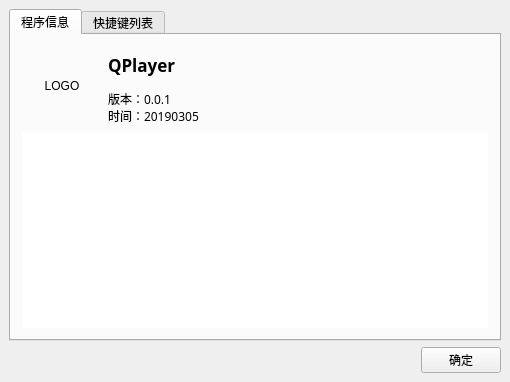
<?xml version="1.0" encoding="UTF-8"?>
<ui version="4.0">
 <class>About</class>
 <widget class="QWidget" name="About">
  <property name="geometry">
   <rect>
    <x>0</x>
    <y>0</y>
    <width>510</width>
    <height>382</height>
   </rect>
  </property>
  <property name="font">
   <font>
    <pointsize>9</pointsize>
   </font>
  </property>
  <property name="windowTitle">
   <string>PlayerDemo 关于</string>
  </property>
  <property name="windowIcon">
   <iconset resource="QPlay.qrc">
    <normaloff>:/Resources/Player.ico</normaloff>:/Resources/Player.ico</iconset>
  </property>
  <layout class="QGridLayout" name="gridLayout">
   <property name="leftMargin">
    <number>9</number>
   </property>
   <property name="topMargin">
    <number>9</number>
   </property>
   <property name="rightMargin">
    <number>9</number>
   </property>
   <property name="bottomMargin">
    <number>9</number>
   </property>
   <property name="spacing">
    <number>6</number>
   </property>
   <item row="0" column="0" colspan="2">
    <widget class="QTabWidget" name="tabWidget">
     <property name="currentIndex">
      <number>0</number>
     </property>
     <widget class="QWidget" name="tab">
      <attribute name="title">
       <string>程序信息</string>
      </attribute>
      <layout class="QGridLayout" name="gridLayout_4">
       <item row="0" column="0">
        <layout class="QVBoxLayout" name="verticalLayout">
         <item>
          <layout class="QHBoxLayout" name="horizontalLayout">
           <item>
            <widget class="QLabel" name="LogoLabel">
             <property name="minimumSize">
              <size>
               <width>80</width>
               <height>80</height>
              </size>
             </property>
             <property name="maximumSize">
              <size>
               <width>80</width>
               <height>80</height>
              </size>
             </property>
             <property name="text">
              <string>LOGO</string>
             </property>
             <property name="alignment">
              <set>Qt::AlignCenter</set>
             </property>
            </widget>
           </item>
           <item>
            <layout class="QGridLayout" name="gridLayout_2">
             <item row="0" column="0">
              <widget class="QLabel" name="label_2">
               <property name="font">
                <font>
                 <family>微软雅黑</family>
                 <pointsize>13</pointsize>
                 <weight>75</weight>
                 <bold>true</bold>
                </font>
               </property>
               <property name="text">
                <string>QPlayer</string>
               </property>
              </widget>
             </item>
             <item row="1" column="0">
              <widget class="QLabel" name="VersionLabel">
               <property name="font">
                <font>
                 <family>微软雅黑</family>
                </font>
               </property>
               <property name="text">
                <string>版本：0.0.1
时间：20190305</string>
               </property>
              </widget>
             </item>
            </layout>
           </item>
          </layout>
         </item>
         <item>
          <widget class="QTextBrowser" name="textBrowser_2">
           <property name="font">
            <font>
             <family>微软雅黑</family>
            </font>
           </property>
           <property name="frameShape">
            <enum>QFrame::NoFrame</enum>
           </property>
           <property name="html">
            <string>&lt;!DOCTYPE HTML PUBLIC &quot;-//W3C//DTD HTML 4.0//EN&quot; &quot;http://www.w3.org/TR/REC-html40/strict.dtd&quot;&gt;
&lt;html&gt;&lt;head&gt;&lt;meta name=&quot;qrichtext&quot; content=&quot;1&quot; /&gt;&lt;style type=&quot;text/css&quot;&gt;
p, li { white-space: pre-wrap; }
&lt;/style&gt;&lt;/head&gt;&lt;body style=&quot; font-family:'微软雅黑'; font-size:9pt; font-weight:400; font-style:normal;&quot;&gt;
&lt;p style=&quot;-qt-paragraph-type:empty; margin-top:0px; margin-bottom:0px; margin-left:0px; margin-right:0px; -qt-block-indent:0; text-indent:0px; font-family:'SimSun';&quot;&gt;&lt;br /&gt;&lt;/p&gt;&lt;/body&gt;&lt;/html&gt;</string>
           </property>
           <property name="openExternalLinks">
            <bool>true</bool>
           </property>
          </widget>
         </item>
        </layout>
       </item>
      </layout>
     </widget>
     <widget class="QWidget" name="tab_2">
      <attribute name="title">
       <string>快捷键列表</string>
      </attribute>
      <layout class="QGridLayout" name="gridLayout_3">
       <item row="0" column="0">
        <widget class="QTextBrowser" name="textBrowser">
         <property name="frameShape">
          <enum>QFrame::NoFrame</enum>
         </property>
         <property name="html">
          <string>&lt;!DOCTYPE HTML PUBLIC &quot;-//W3C//DTD HTML 4.0//EN&quot; &quot;http://www.w3.org/TR/REC-html40/strict.dtd&quot;&gt;
&lt;html&gt;&lt;head&gt;&lt;meta name=&quot;qrichtext&quot; content=&quot;1&quot; /&gt;&lt;style type=&quot;text/css&quot;&gt;
p, li { white-space: pre-wrap; }
&lt;/style&gt;&lt;/head&gt;&lt;body style=&quot; font-family:'SimSun'; font-size:9pt; font-weight:400; font-style:normal;&quot;&gt;
&lt;p style=&quot;-qt-paragraph-type:empty; margin-top:0px; margin-bottom:0px; margin-left:0px; margin-right:0px; -qt-block-indent:0; text-indent:0px;&quot;&gt;&lt;br /&gt;&lt;/p&gt;&lt;/body&gt;&lt;/html&gt;</string>
         </property>
        </widget>
       </item>
      </layout>
     </widget>
    </widget>
   </item>
   <item row="1" column="1" alignment="Qt::AlignRight">
    <widget class="QPushButton" name="ClosePushButton">
     <property name="layoutDirection">
      <enum>Qt::LeftToRight</enum>
     </property>
     <property name="text">
      <string>确定</string>
     </property>
     <property name="autoDefault">
      <bool>false</bool>
     </property>
    </widget>
   </item>
  </layout>
 </widget>
 <layoutdefault spacing="6" margin="11"/>
 <resources>
  <include location="QPlay.qrc"/>
 </resources>
 <connections/>
</ui>
